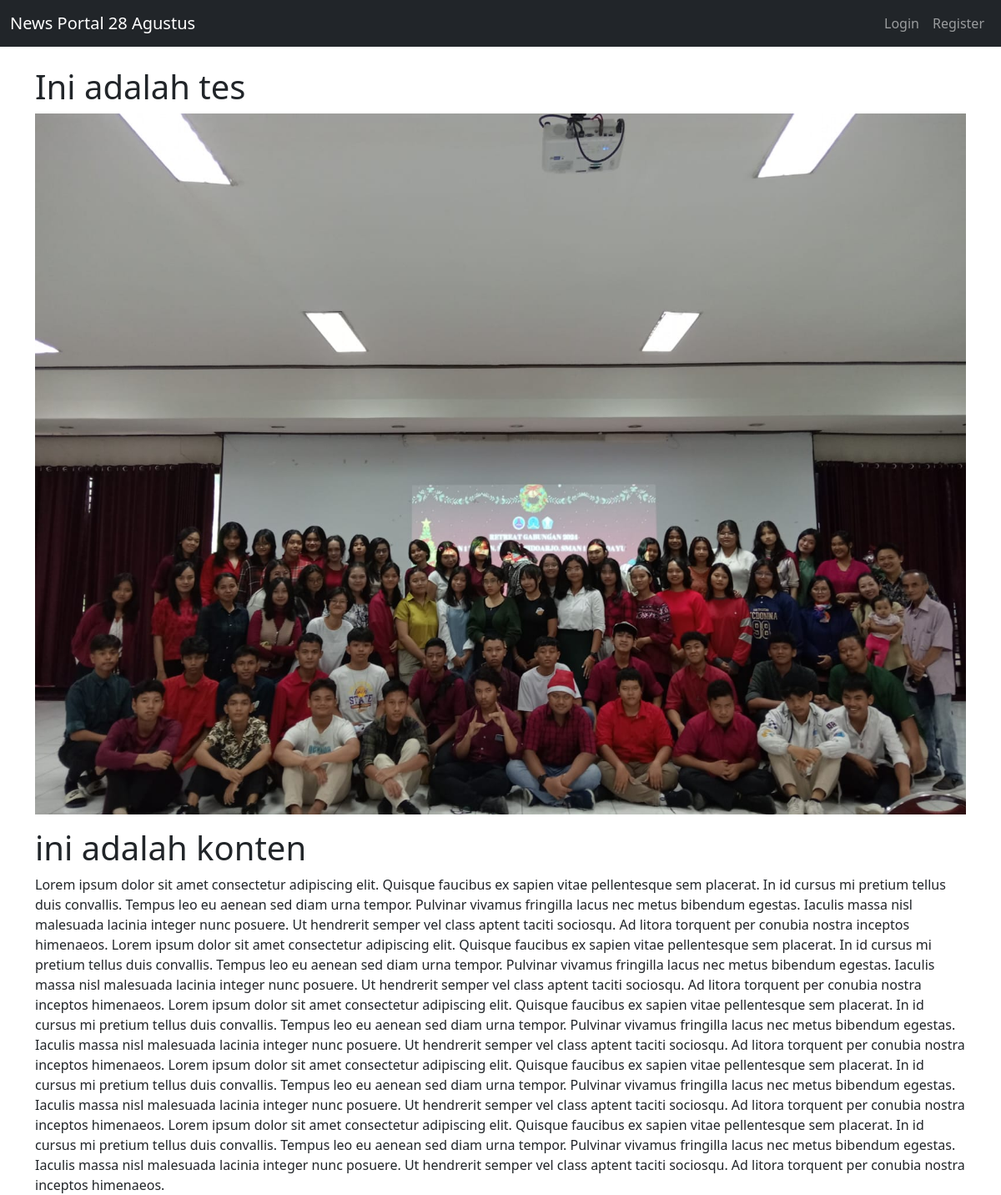
The app's page /article/1 with its own data.
### app.py (models this page shows)
class Article(db.Model):
    id = db.Column(db.Integer, primary_key=True)
    title = db.Column(db.String(200), nullable=False)
    content = db.Column(db.Text, nullable=False)
    image = db.Column(db.String(200), nullable=True)

### app.py (the view)
@app.route("/article/<int:article_id>")
def article(article_id):
    art = Article.query.get_or_404(article_id)
    return render_template("article.html", article=art)

### app.py (called while the page is built)
@app.before_request
def create_admin():
    db.create_all()
    if not User.query.filter_by(role="admin").first():
        admin = User(email="admin@example.com", password=generate_password_hash("admin123"), role="admin")
        db.session.add(admin)
        db.session.commit()

### templates/article.html
    {% extends "layout.html" %}
    {% block content %}
    <h1>{{ article.title }}</h1>
    {% if article.image %}
      <img src="{{ url_for('static', filename='uploads/' ~ article.image) }}" class="img-fluid mb-3" alt="Banner">
    {% endif %}
    <div>{{ article.content|safe }}</div>
    {% endblock %}

### records on screen
Article: title "Ini adalah tes", image (picture), content "ini adalah konten Lorem ipsum dolor sit amet consectetur adipiscing elit. Quisque faucibus ex sapien vitae pellentesque sem placerat. In id cursus mi pretium tellus duis convallis. Tempus leo eu aenean sed diam urna tempor. Pulvinar vivamus fringilla lacus nec metus bibendum egestas. Iaculis massa nisl malesuada lacinia integer nunc posuere. Ut hendrerit semper vel class aptent taciti sociosqu. Ad litora torquent per conubia nostra inceptos himenaeos. Lorem ipsum dolor sit amet consectetur adipiscing elit. Quisque faucibus ex sapien vitae pellentesque sem placerat. In id cursus mi pretium tellus duis convallis. Tempus leo eu aenean sed diam urna tempor. Pulvinar vivamus fringilla lacus nec…"
